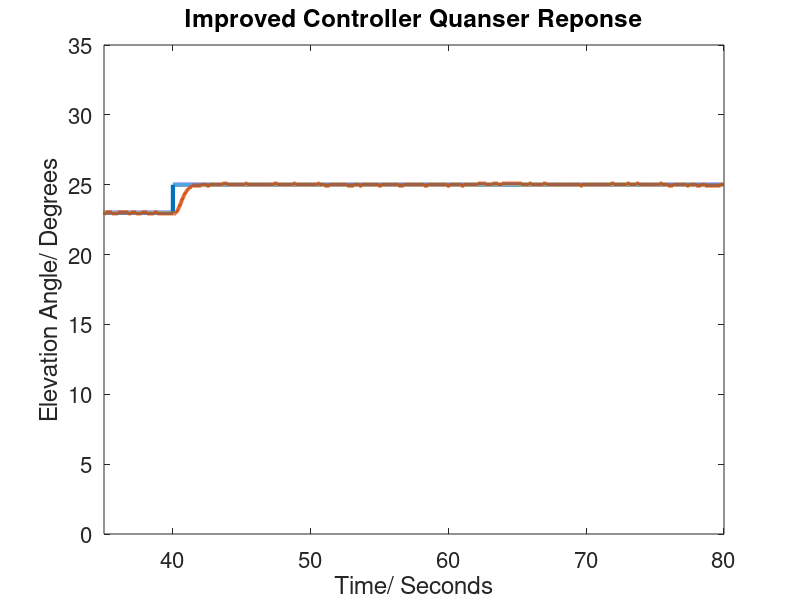
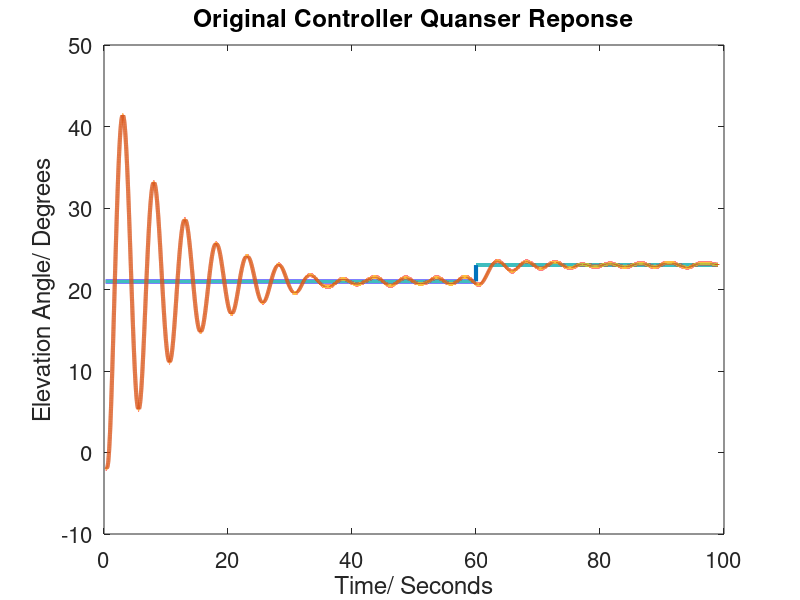
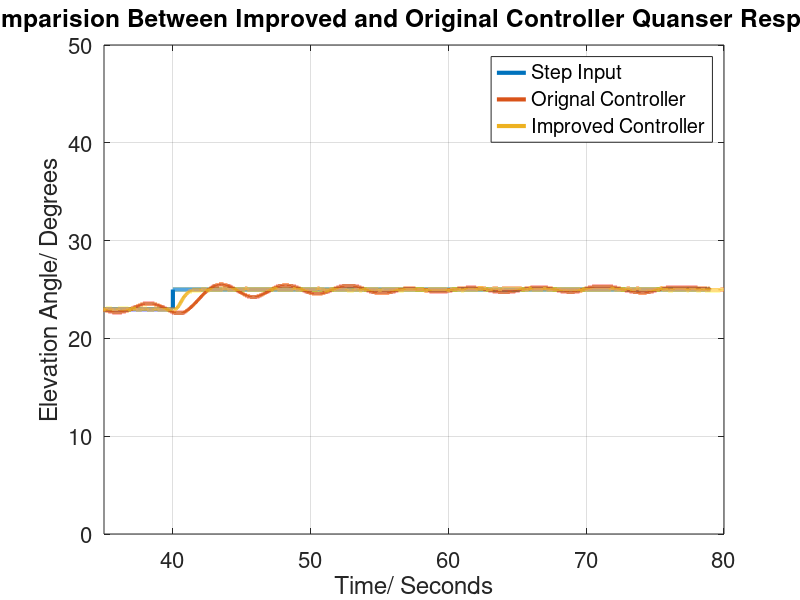
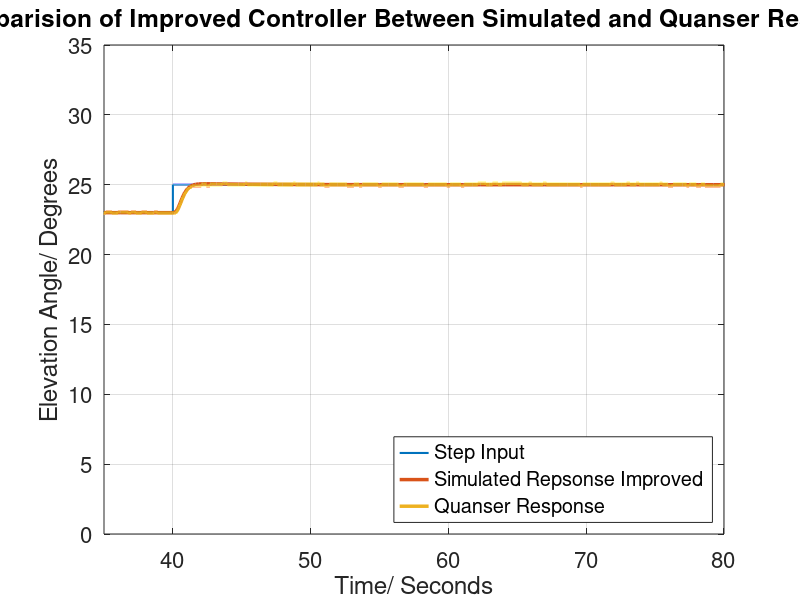

The MATLAB script that drew these images, in order:
%% Clear
clear all
close all
clc

%% Plot
set(0,'DefaultFigureWindowStyle','docked') %% Dock all figures
set(0,'defaultfigurecolor',[1 1 1]) % Set bacground colour to white
set(0,'DefaultAxesFontSize', 16)
set(0,'DefaultTextFontSize', 18)

% finalresult = load('test227','-mat', 'quanser');
origresult = load('test327','-mat', 'quanser');
simimprov = load('simresultsimprov2','-mat', 'simresults');
simorig = load('simresultsorig','-mat', 'simresults');

finalresult = load('finaltest2','-mat', 'quanser');
finalampresp = load('finaltest2','-mat', 'quanser3');

figure()
plot(finalresult.quanser.time,finalresult.quanser.signals.values, 'linewidth', 3)
xlim([35,80])
title('Improved Controller Quanser Reponse')
xlabel('Time/ Seconds')
ylabel('Elevation Angle/ Degrees')

figure()
plot(origresult.quanser.time,origresult.quanser.signals.values, 'linewidth', 3)
title('Original Controller Quanser Reponse')
xlabel('Time/ Seconds')
ylabel('Elevation Angle/ Degrees')


figure()
plot(origresult.quanser.time-20,origresult.quanser.signals.values+2, 'linewidth', 3)
hold on
plot(finalresult.quanser.time,finalresult.quanser.signals.values(:,2), 'linewidth', 3)
xlim([35,80])
grid on
legend('Step Input', 'Orignal Controller', 'Improved Controller')
title('Comparision Between Improved and Original Controller Quanser Response')
xlabel('Time/ Seconds')
ylabel('Elevation Angle/ Degrees')


figure()
plot(finalresult.quanser.time,finalresult.quanser.signals.values(:,1), 'linewidth', 1.5)
hold on
plot(simimprov.simresults.time+35,simimprov.simresults.signals.values(:,2)+23, 'linewidth', 2.5)
plot(finalresult.quanser.time,finalresult.quanser.signals.values(:,2), 'linewidth', 2.5)
xlim([35,80])
legend('Step Input','Simulated Repsonse Improved', 'Quanser Response','Location','southeast')
grid on
title('Comparision of Improved Controller Between Simulated and Quanser Response')
xlabel('Time/ Seconds')
ylabel('Elevation Angle/ Degrees')

figure()
plot(origresult.quanser.time-20,origresult.quanser.signals.values(:,1)+2, 'linewidth', 1.5)
hold on
plot(simorig.simresults.time+35,simorig.simresults.signals.values(:,2)+23, 'linewidth', 2.5)
plot(origresult.quanser.time-20,origresult.quanser.signals.values(:,2)+2, 'linewidth', 2.5)
xlim([35,80])
legend('Step Input','Simulated Repsonse Original', 'Quanser Response','Location','southeast')
grid on
title('Comparision of Original Controller between Simulated and Quanser Response')
xlabel('Time/ Seconds')
ylabel('Elevation Angle/ Degrees')

figure()
plot(finalresult.quanser.time,finalresult.quanser.signals.values(:,1), 'linewidth', 1.5)
hold on
plot(simimprov.simresults.time+35,simimprov.simresults.signals.values(:,2)+23, 'linewidth', 2.5)
plot(finalresult.quanser.time,finalresult.quanser.signals.values(:,2), 'linewidth', 2.5)
xlim([35,80])
ylim([22.5,25.5])
legend('Step Input','Simulated Repsonse Improved', 'Quanser Response','Location','southeast')
grid on
title('Comparision of Improved Controller Between Simulated and Quanser Response')
xlabel('Time/ Seconds')
ylabel('Elevation Angle/ Degrees')

figure()
plot(simimprov.simresults.time+35,(simimprov.simresults.signals.values(:,2))*100/2-100, 'linewidth', 2.5)
hold on
plot(finalresult.quanser.time,(finalresult.quanser.signals.values(:,2)-23)*100/2-100, 'linewidth', 2.5)
xlim([40,80])
ylim([-10,10])
legend('Simulated Repsonse', 'Quanser Response','Location','southeast')
grid on
title('Percentage Error Comparision of Improved Controller Between Simulated and Quanser Response')
xlabel('Time/ Seconds')
ylabel('Percentage Error / %')

figure()
plot(simorig.simresults.time+35,(simorig.simresults.signals.values(:,2))*100/2-100, 'linewidth', 2.5)
hold on
plot(origresult.quanser.time-20,(origresult.quanser.signals.values(:,2)-21)*100/2-100, 'linewidth', 2.5)
xlim([40,80])
ylim([-50,30])
legend('Simulated Repsonse', 'Quanser Response','Location','southeast')
grid on
title('Percentage Error Comparision of Original Controller Between Simulated and Quanser Response')
xlabel('Time/ Seconds')
ylabel('Percentage Error / %')
figure()
plot(finalampresp.quanser3.time,(finalampresp.quanser3.signals.values), 'linewidth', 1.5)
grid on
title('Rate of Quanser Response')
xlabel('Time/ Seconds')
ylabel('Magnitude of Rate Response')